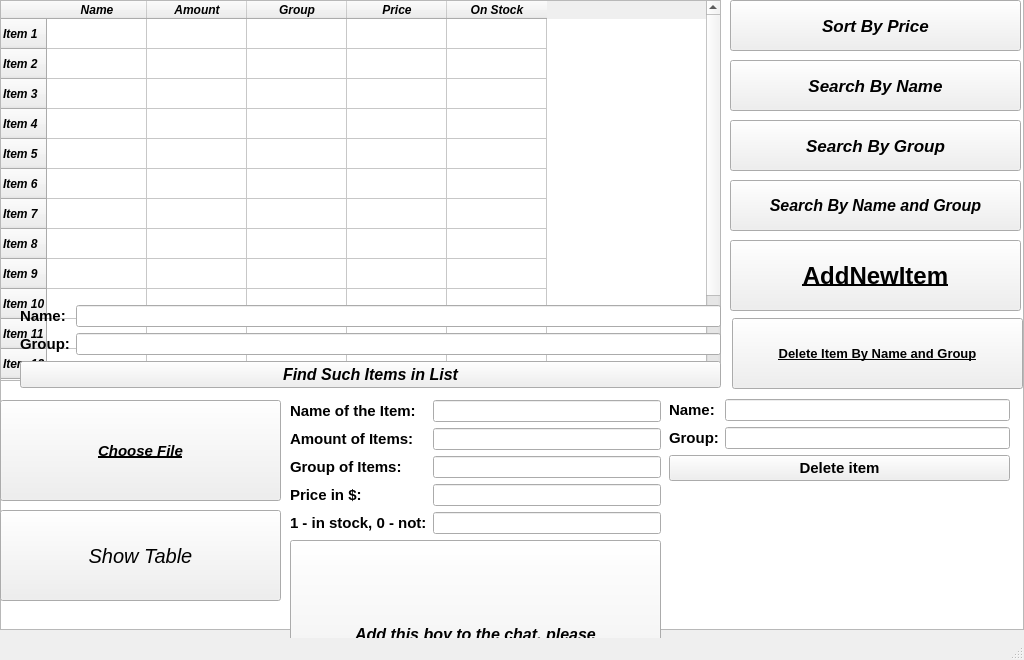
<?xml version="1.0" encoding="UTF-8"?>
<ui version="4.0">
 <class>MainWindow</class>
 <widget class="QMainWindow" name="MainWindow">
  <property name="geometry">
   <rect>
    <x>0</x>
    <y>0</y>
    <width>1024</width>
    <height>660</height>
   </rect>
  </property>
  <property name="windowTitle">
   <string>MainWindow</string>
  </property>
  <widget class="QWidget" name="centralwidget">
   <widget class="QTableWidget" name="tableWidget">
    <property name="geometry">
     <rect>
      <x>0</x>
      <y>0</y>
      <width>721</width>
      <height>381</height>
     </rect>
    </property>
    <property name="font">
     <font>
      <italic>true</italic>
      <bold>true</bold>
     </font>
    </property>
    <property name="editTriggers">
     <set>QAbstractItemView::NoEditTriggers</set>
    </property>
    <row>
     <property name="text">
      <string>Item 1</string>
     </property>
    </row>
    <row>
     <property name="text">
      <string>Item 2</string>
     </property>
    </row>
    <row>
     <property name="text">
      <string>Item 3</string>
     </property>
    </row>
    <row>
     <property name="text">
      <string>Item 4</string>
     </property>
    </row>
    <row>
     <property name="text">
      <string>Item 5</string>
     </property>
    </row>
    <row>
     <property name="text">
      <string>Item 6</string>
     </property>
    </row>
    <row>
     <property name="text">
      <string>Item 7</string>
     </property>
    </row>
    <row>
     <property name="text">
      <string>Item 8</string>
     </property>
    </row>
    <row>
     <property name="text">
      <string>Item 9</string>
     </property>
    </row>
    <row>
     <property name="text">
      <string>Item 10</string>
     </property>
    </row>
    <row>
     <property name="text">
      <string>Item 11</string>
     </property>
    </row>
    <row>
     <property name="text">
      <string>Item 12</string>
     </property>
    </row>
    <row>
     <property name="text">
      <string>Item 13</string>
     </property>
    </row>
    <row>
     <property name="text">
      <string>Item 14</string>
     </property>
    </row>
    <row>
     <property name="text">
      <string>Item 15</string>
     </property>
    </row>
    <column>
     <property name="text">
      <string>Name</string>
     </property>
    </column>
    <column>
     <property name="text">
      <string>Amount</string>
     </property>
    </column>
    <column>
     <property name="text">
      <string>Group</string>
     </property>
    </column>
    <column>
     <property name="text">
      <string>Price</string>
     </property>
    </column>
    <column>
     <property name="text">
      <string>On Stock</string>
     </property>
    </column>
   </widget>
   <widget class="QGraphicsView" name="graphicsView">
    <property name="geometry">
     <rect>
      <x>0</x>
      <y>-30</y>
      <width>1024</width>
      <height>660</height>
     </rect>
    </property>
   </widget>
   <widget class="QPushButton" name="ChooseFile">
    <property name="geometry">
     <rect>
      <x>0</x>
      <y>400</y>
      <width>281</width>
      <height>101</height>
     </rect>
    </property>
    <property name="font">
     <font>
      <pointsize>11</pointsize>
      <italic>true</italic>
      <bold>true</bold>
      <underline>true</underline>
     </font>
    </property>
    <property name="text">
     <string>Choose File</string>
    </property>
   </widget>
   <widget class="QPushButton" name="ShowTable">
    <property name="geometry">
     <rect>
      <x>0</x>
      <y>510</y>
      <width>281</width>
      <height>91</height>
     </rect>
    </property>
    <property name="font">
     <font>
      <pointsize>15</pointsize>
      <italic>true</italic>
     </font>
    </property>
    <property name="text">
     <string>Show Table</string>
    </property>
   </widget>
   <widget class="QPushButton" name="SortByPrice">
    <property name="geometry">
     <rect>
      <x>730</x>
      <y>0</y>
      <width>291</width>
      <height>51</height>
     </rect>
    </property>
    <property name="font">
     <font>
      <pointsize>13</pointsize>
      <italic>true</italic>
      <bold>true</bold>
     </font>
    </property>
    <property name="text">
     <string>Sort By Price</string>
    </property>
   </widget>
   <widget class="QPushButton" name="SearchByName">
    <property name="geometry">
     <rect>
      <x>730</x>
      <y>60</y>
      <width>291</width>
      <height>51</height>
     </rect>
    </property>
    <property name="font">
     <font>
      <pointsize>13</pointsize>
      <italic>true</italic>
      <bold>true</bold>
     </font>
    </property>
    <property name="text">
     <string>Search By Name</string>
    </property>
   </widget>
   <widget class="QPushButton" name="SearchByGroup">
    <property name="geometry">
     <rect>
      <x>730</x>
      <y>120</y>
      <width>291</width>
      <height>51</height>
     </rect>
    </property>
    <property name="font">
     <font>
      <pointsize>13</pointsize>
      <italic>true</italic>
      <bold>true</bold>
     </font>
    </property>
    <property name="text">
     <string>Search By Group</string>
    </property>
   </widget>
   <widget class="QPushButton" name="SearchByNameAndGroup">
    <property name="geometry">
     <rect>
      <x>730</x>
      <y>180</y>
      <width>291</width>
      <height>51</height>
     </rect>
    </property>
    <property name="font">
     <font>
      <pointsize>12</pointsize>
      <italic>true</italic>
      <bold>true</bold>
     </font>
    </property>
    <property name="text">
     <string>Search By Name and Group</string>
    </property>
   </widget>
   <widget class="QPushButton" name="AddItem">
    <property name="geometry">
     <rect>
      <x>730</x>
      <y>240</y>
      <width>291</width>
      <height>71</height>
     </rect>
    </property>
    <property name="font">
     <font>
      <pointsize>18</pointsize>
      <bold>true</bold>
      <underline>true</underline>
      <strikeout>false</strikeout>
     </font>
    </property>
    <property name="text">
     <string>AddNewItem</string>
    </property>
   </widget>
   <widget class="QWidget" name="formLayoutWidget">
    <property name="geometry">
     <rect>
      <x>290</x>
      <y>400</y>
      <width>371</width>
      <height>328</height>
     </rect>
    </property>
    <layout class="QFormLayout" name="formLayout">
     <item row="0" column="0">
      <widget class="QLabel" name="addname">
       <property name="font">
        <font>
         <pointsize>11</pointsize>
         <bold>true</bold>
        </font>
       </property>
       <property name="text">
        <string>Name of the Item:</string>
       </property>
      </widget>
     </item>
     <item row="0" column="1">
      <widget class="QLineEdit" name="AddName">
       <property name="dragEnabled">
        <bool>false</bool>
       </property>
      </widget>
     </item>
     <item row="1" column="0">
      <widget class="QLabel" name="addamount">
       <property name="font">
        <font>
         <pointsize>11</pointsize>
         <bold>true</bold>
        </font>
       </property>
       <property name="text">
        <string>Amount of Items:</string>
       </property>
      </widget>
     </item>
     <item row="1" column="1">
      <widget class="QLineEdit" name="AddAmount"/>
     </item>
     <item row="2" column="0">
      <widget class="QLabel" name="addgroup">
       <property name="font">
        <font>
         <pointsize>11</pointsize>
         <bold>true</bold>
        </font>
       </property>
       <property name="text">
        <string>Group of Items:</string>
       </property>
      </widget>
     </item>
     <item row="2" column="1">
      <widget class="QLineEdit" name="AddGroup"/>
     </item>
     <item row="3" column="0">
      <widget class="QLabel" name="addprice">
       <property name="font">
        <font>
         <pointsize>11</pointsize>
         <bold>true</bold>
        </font>
       </property>
       <property name="text">
        <string>Price in $:</string>
       </property>
      </widget>
     </item>
     <item row="3" column="1">
      <widget class="QLineEdit" name="AddPrice"/>
     </item>
     <item row="4" column="0">
      <widget class="QLabel" name="addstock">
       <property name="font">
        <font>
         <pointsize>11</pointsize>
         <bold>true</bold>
        </font>
       </property>
       <property name="text">
        <string>1 - in stock, 0 - not:</string>
       </property>
      </widget>
     </item>
     <item row="4" column="1">
      <widget class="QLineEdit" name="AddStock"/>
     </item>
     <item row="5" column="0" colspan="2">
      <widget class="QPushButton" name="AddButton">
       <property name="sizePolicy">
        <sizepolicy hsizetype="Minimum" vsizetype="MinimumExpanding">
         <horstretch>0</horstretch>
         <verstretch>0</verstretch>
        </sizepolicy>
       </property>
       <property name="minimumSize">
        <size>
         <width>0</width>
         <height>0</height>
        </size>
       </property>
       <property name="font">
        <font>
         <pointsize>12</pointsize>
         <italic>true</italic>
         <bold>true</bold>
        </font>
       </property>
       <property name="text">
        <string>Add this boy to the chat, please</string>
       </property>
      </widget>
     </item>
    </layout>
    <zorder>AddName</zorder>
    <zorder>addname</zorder>
    <zorder>addamount</zorder>
    <zorder>AddAmount</zorder>
    <zorder>addgroup</zorder>
    <zorder>AddGroup</zorder>
    <zorder>addprice</zorder>
    <zorder>addstock</zorder>
    <zorder>AddStock</zorder>
    <zorder>AddButton</zorder>
    <zorder>AddPrice</zorder>
   </widget>
   <widget class="QWidget" name="formLayoutWidget_2">
    <property name="geometry">
     <rect>
      <x>20</x>
      <y>280</y>
      <width>701</width>
      <height>108</height>
     </rect>
    </property>
    <layout class="QFormLayout" name="formLayout_2">
     <property name="formAlignment">
      <set>Qt::AlignBottom|Qt::AlignLeading|Qt::AlignLeft</set>
     </property>
     <item row="0" column="0">
      <widget class="QLabel" name="label">
       <property name="font">
        <font>
         <pointsize>11</pointsize>
         <bold>true</bold>
        </font>
       </property>
       <property name="text">
        <string>Name:</string>
       </property>
      </widget>
     </item>
     <item row="0" column="1">
      <widget class="QLineEdit" name="lineEdit"/>
     </item>
     <item row="1" column="0">
      <widget class="QLabel" name="label_2">
       <property name="font">
        <font>
         <pointsize>11</pointsize>
         <bold>true</bold>
        </font>
       </property>
       <property name="text">
        <string>Group:</string>
       </property>
      </widget>
     </item>
     <item row="1" column="1">
      <widget class="QLineEdit" name="lineEdit_2"/>
     </item>
     <item row="2" column="0" colspan="2">
      <widget class="QPushButton" name="pushButton">
       <property name="sizePolicy">
        <sizepolicy hsizetype="Minimum" vsizetype="Maximum">
         <horstretch>0</horstretch>
         <verstretch>0</verstretch>
        </sizepolicy>
       </property>
       <property name="font">
        <font>
         <pointsize>12</pointsize>
         <italic>true</italic>
         <bold>true</bold>
        </font>
       </property>
       <property name="autoFillBackground">
        <bool>false</bool>
       </property>
       <property name="text">
        <string>Find Such Items in List</string>
       </property>
      </widget>
     </item>
    </layout>
   </widget>
   <widget class="QPushButton" name="pushButton_2">
    <property name="geometry">
     <rect>
      <x>732</x>
      <y>318</y>
      <width>291</width>
      <height>71</height>
     </rect>
    </property>
    <property name="font">
     <font>
      <pointsize>10</pointsize>
      <bold>true</bold>
      <underline>true</underline>
     </font>
    </property>
    <property name="text">
     <string>Delete Item By Name and Group</string>
    </property>
   </widget>
   <widget class="QWidget" name="formLayoutWidget_3">
    <property name="geometry">
     <rect>
      <x>669</x>
      <y>399</y>
      <width>341</width>
      <height>105</height>
     </rect>
    </property>
    <layout class="QFormLayout" name="formLayout_3">
     <item row="0" column="0">
      <widget class="QLabel" name="label_3">
       <property name="font">
        <font>
         <pointsize>11</pointsize>
         <bold>true</bold>
        </font>
       </property>
       <property name="text">
        <string>Name:</string>
       </property>
      </widget>
     </item>
     <item row="0" column="1">
      <widget class="QLineEdit" name="lineEdit_3"/>
     </item>
     <item row="1" column="0">
      <widget class="QLabel" name="label_4">
       <property name="font">
        <font>
         <pointsize>11</pointsize>
         <bold>true</bold>
        </font>
       </property>
       <property name="text">
        <string>Group:</string>
       </property>
      </widget>
     </item>
     <item row="1" column="1">
      <widget class="QLineEdit" name="lineEdit_4"/>
     </item>
     <item row="2" column="0" colspan="2">
      <widget class="QPushButton" name="pushButton_3">
       <property name="font">
        <font>
         <pointsize>11</pointsize>
         <bold>true</bold>
        </font>
       </property>
       <property name="text">
        <string>Delete item</string>
       </property>
      </widget>
     </item>
    </layout>
   </widget>
   <zorder>graphicsView</zorder>
   <zorder>tableWidget</zorder>
   <zorder>ChooseFile</zorder>
   <zorder>ShowTable</zorder>
   <zorder>SortByPrice</zorder>
   <zorder>SearchByName</zorder>
   <zorder>SearchByGroup</zorder>
   <zorder>SearchByNameAndGroup</zorder>
   <zorder>AddItem</zorder>
   <zorder>formLayoutWidget</zorder>
   <zorder>formLayoutWidget_2</zorder>
   <zorder>pushButton_2</zorder>
   <zorder>formLayoutWidget_3</zorder>
  </widget>
  <widget class="QMenuBar" name="menubar">
   <property name="geometry">
    <rect>
     <x>0</x>
     <y>0</y>
     <width>1024</width>
     <height>25</height>
    </rect>
   </property>
  </widget>
  <widget class="QStatusBar" name="statusbar"/>
 </widget>
 <resources/>
 <connections/>
</ui>
